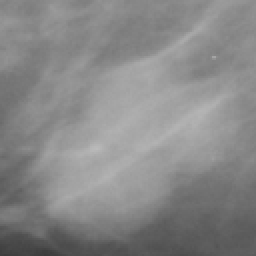
%> input picture SSIP/Mammo5_contrast.pgm, 128 x 128 px, shrunk from 521 x 521 before the run (shown 2 times larger)
$ octave --eval "result = HMLCE('Mammo5_contrast.pgm');"   (GNU Octave 9; MATLAB toolbox functions it lacks are replaced by stand-ins)
%> lines starting %> are read from the running program, lines starting %| are printed output that depends on the picture
function [ G, F] = HMLCE( file )
%> called with file = 'Mammo5_contrast.pgm'

psi=0.8;
c1=1/(1+psi);
c2=psi/(1+psi);

I=imread(file);
%> I is the input picture: size 128x128 uint8; min 58, max 187, mean 135.6
F=uint8(zeros(size(I)));
G=uint8(zeros(size(I)));

meanI=mean2(I);
%> meanI = 135.6
stdI=std2(I).^2;
%> stdI = 225.9

n=size(I,1)*size(I,2);
%> n = 16384
gi=imhist(I)/n;
%> gi = 256 values, max 0.0259 at index 137, min 0 at index 1, mean 0.00391
u=ones(256,1)/256;

g=c1.*gi+c2.*u;
%> g = 256 values, max 0.0161 at index 137, min 0.00174 at index 1, mean 0.00391
f=cumsum(g);
%> f = 256 values from 0.00174 to 1
f=uint8((f-min(f))./(1-min(f)).*255+0.5);
%> f = 256 values from 1 to 255
for i=1:1:size(I,1)
    for j=1:1:size(I,2)
        F(i,j)=f(I(i,j)+1);
    end
end
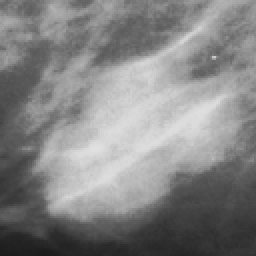
%> F: size 128x128 uint8 (shown 2 times larger); min 26, max 225, mean 132.5
subplot(1,3,1);
imshow(I);
title('Original image');

subplot(1,3,2);
imshow(F);
title('Histogram modified image');


%% Local contrast enhancement.
%Defining constants.
E=3.0;
K0=0.5;
K1=0.03;
K2=0.5;
kernel=3;

%Processing image 'F'.
w=floor(kernel/2);
for i=2:1:size(I,1)-1
    for j=2:1:size(I,2)-1
        Sxy=F(i-w:i+w , j-w:j+w);
        meanSxy=mean2(Sxy);
        stdSxy=std2(Sxy).^2;
        if meanSxy<=K0*meanI && K1*stdI<=stdSxy && stdSxy<=K2*stdI
            E*F(i,j);
            G(i,j)=E*F(i,j);
        else
            G(i,j)=F(i,j);
        end
    end
end
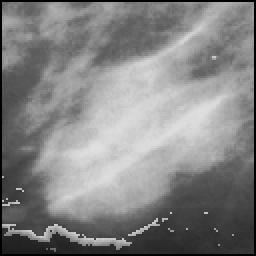
%> G: size 128x128 uint8 (shown 2 times larger); min 0, max 225, mean 131.8
G=uint8((G-min(min(G))./(max(max(G))-min(min(G))).*255+0.5));

subplot(1,3,3);
imshow(G);
title('HMLCE image');
